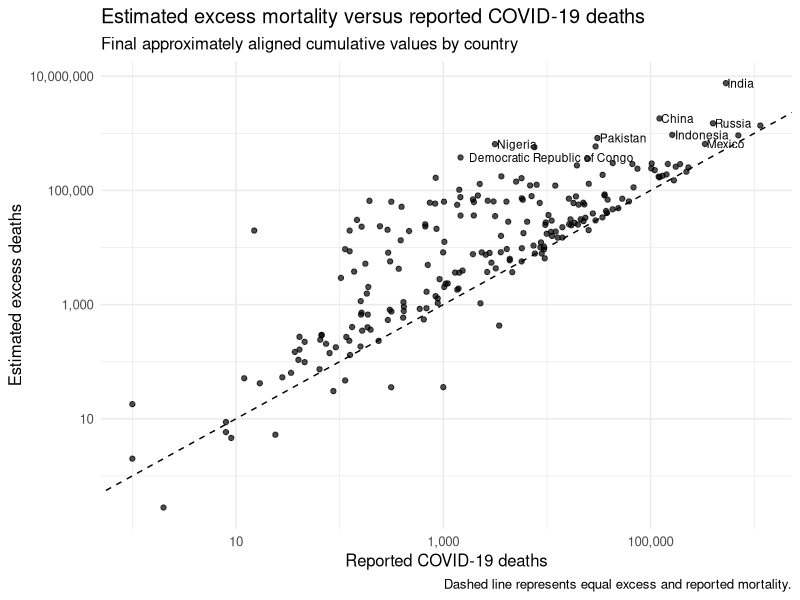
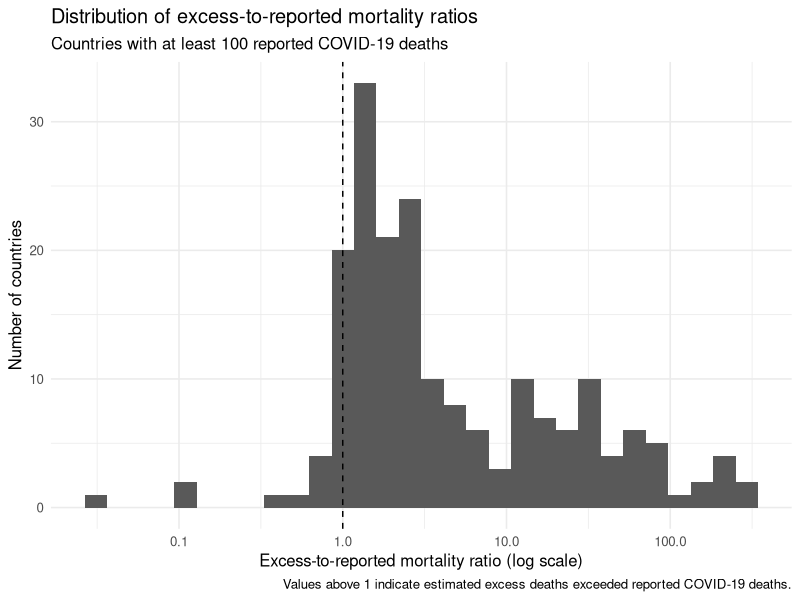
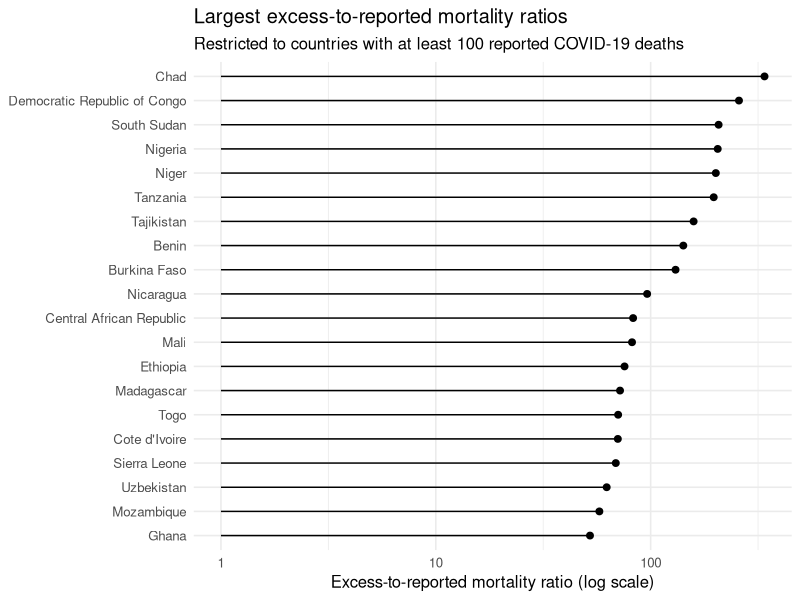
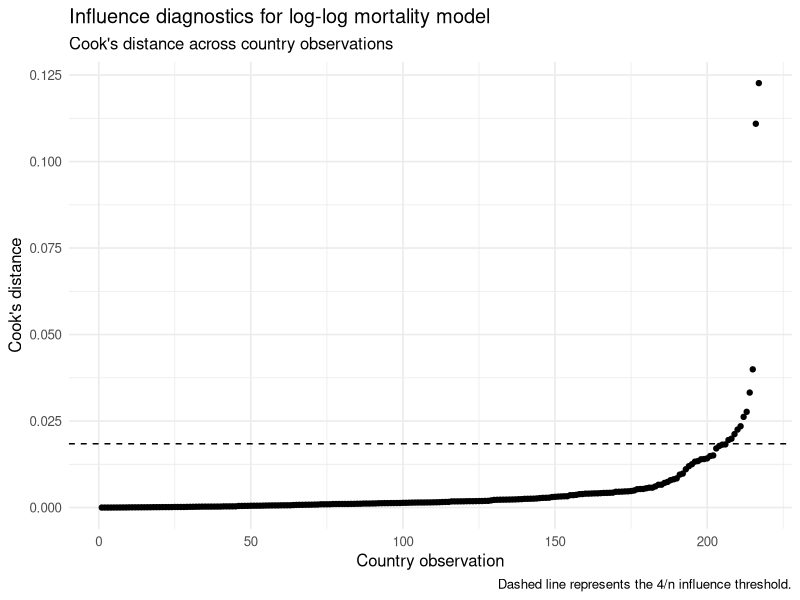
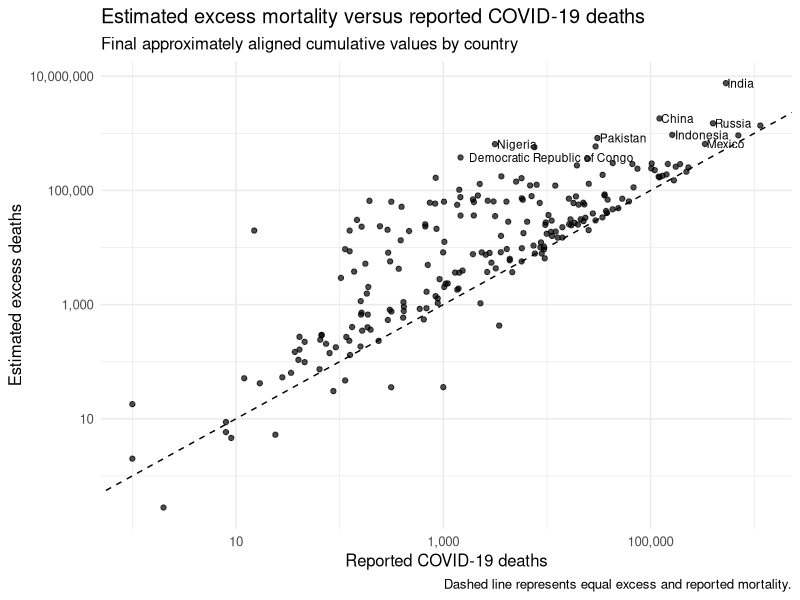
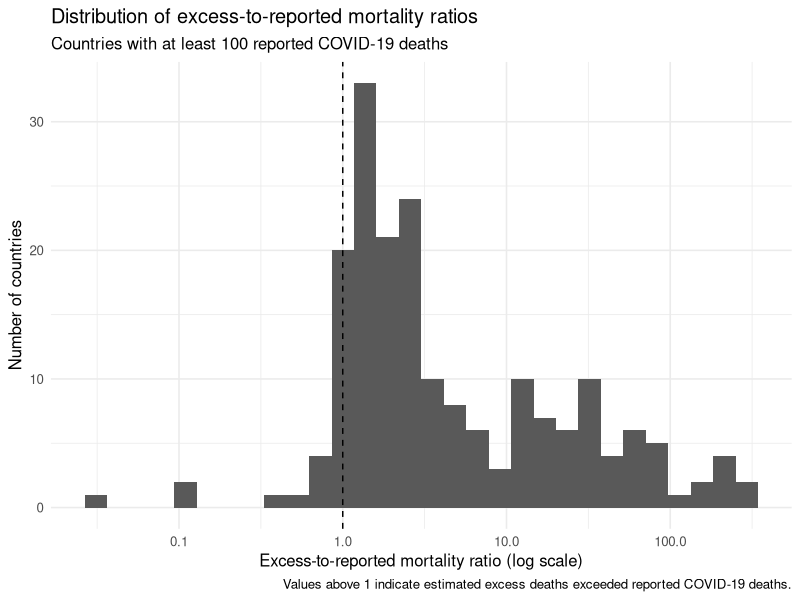
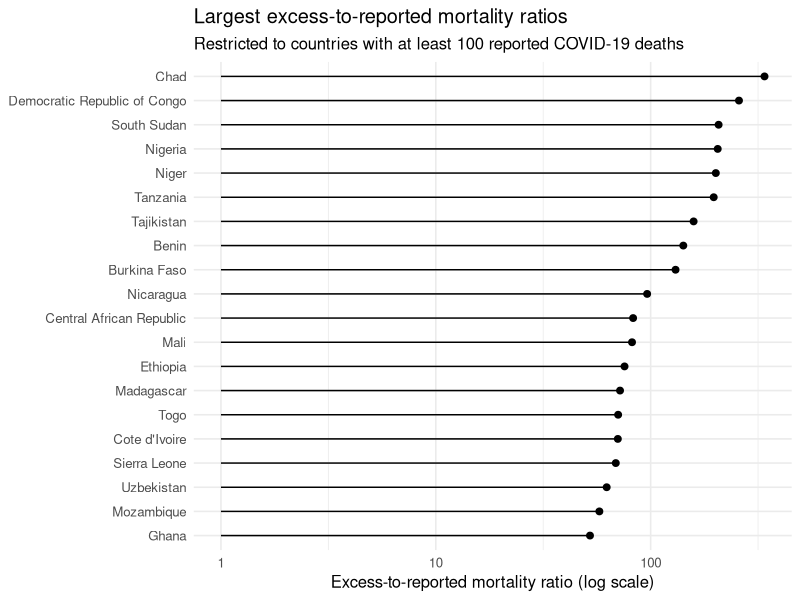
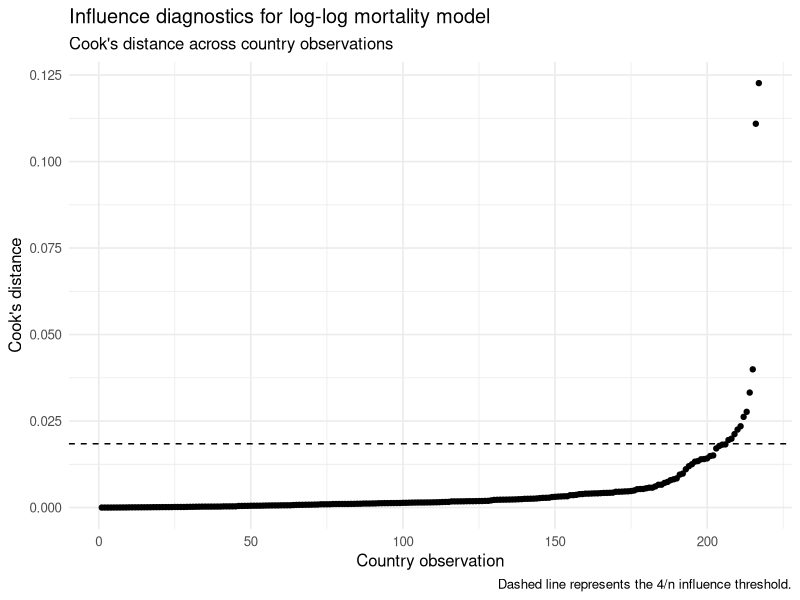

Generate these figures, in order, with R:
# 03_cross_country_discrepancy.R
#
# Project: Excess Mortality vs Reported COVID-19 Deaths



# 1. Load packages 

library(tidyverse)
library(here)
library(scales)


# 2. Create output directories if required

if (!dir.exists(here("plots"))) {
  dir.create(
    here("plots"),
    recursive = TRUE
  )
}

if (!dir.exists(here("tables"))) {
  dir.create(
    here("tables"),
    recursive = TRUE
  )
}


# IMPORT DATA



# 3. Import final paired dataset

final_paired <- read_csv(
  here(
    "data",
    "processed",
    "covid_excess_final_paired.csv"
  ),
  show_col_types = FALSE
)


# PREPARE ANALYSIS DATA



# 4. Restrict ratio and log analyses to positive values

comparison_data <- final_paired |>
  filter(
    excess_deaths > 0,
    confirmed_covid_deaths > 0
  ) |>
  mutate(
    
    log10_excess =
      log10(
        excess_deaths
      ),
    
    log10_confirmed =
      log10(
        confirmed_covid_deaths
      ),
    
    excess_reported_ratio =
      excess_deaths /
      confirmed_covid_deaths,
    
    log_ratio =
      log(
        excess_reported_ratio
      ),
    
    percent_difference =
      100 *
      (
        excess_deaths -
          confirmed_covid_deaths
      ) /
      confirmed_covid_deaths
  )


comparison_data


# DESCRIPTIVE COMPARISON



# 5. Summarise excess-to-reported mortality ratios

ratio_summary <- comparison_data |>
  summarise(
    
    n_entities =
      n(),
    
    median_ratio =
      median(
        excess_reported_ratio
      ),
    
    first_quartile =
      quantile(
        excess_reported_ratio,
        0.25
      ),
    
    third_quartile =
      quantile(
        excess_reported_ratio,
        0.75
      ),
    
    minimum =
      min(
        excess_reported_ratio
      ),
    
    maximum =
      max(
        excess_reported_ratio
      ),
    
    percent_excess_above_reported =
      100 *
      mean(
        excess_deaths >
          confirmed_covid_deaths
      )
  )


ratio_summary


# UNCERTAINTY INTERVAL CLASSIFICATION



# 6. Summarise reported mortality relative to excess 95% interval

interval_results <- final_paired |>
  count(
    position_vs_excess_interval
  ) |>
  mutate(
    
    percent =
      100 *
      n /
      sum(n)
  )


interval_results


# CORRELATION



# 7. Calculate Spearman rank correlation

spearman_test <- cor.test(
  comparison_data$confirmed_covid_deaths,
  comparison_data$excess_deaths,
  method = "spearman",
  exact = FALSE
)


spearman_results <- tibble(
  
  method =
    "Spearman rank correlation",
  
  rho =
    unname(
      spearman_test$estimate
    ),
  
  p_value =
    spearman_test$p.value
)


spearman_results


# 8. Calculate Pearson correlation on log10 values

pearson_log_test <- cor.test(
  comparison_data$log10_confirmed,
  comparison_data$log10_excess,
  method = "pearson"
)


pearson_log_results <- tibble(
  
  method =
    "Pearson correlation on log10 values",
  
  correlation =
    unname(
      pearson_log_test$estimate
    ),
  
  lower_95_ci =
    pearson_log_test$conf.int[1],
  
  upper_95_ci =
    pearson_log_test$conf.int[2],
  
  p_value =
    pearson_log_test$p.value
)


pearson_log_results


# LOG-LOG LINEAR REGRESSION



# 9. Fit ordinary linear regression

linear_model <- lm(
  log10_excess ~ log10_confirmed,
  data = comparison_data
)


summary(
  linear_model
)


# 10. Extract linear model results

linear_model_results <- broom::tidy(
  linear_model,
  conf.int = TRUE
)


linear_model_results


linear_model_fit <- broom::glance(
  linear_model
)


linear_model_fit


# ROBUST REGRESSION



# 11. Fit robust regression
#
# Robust regression reduces the influence of countries with
# unusually large discrepancies.

robust_model <- MASS::rlm(
  log10_excess ~ log10_confirmed,
  data = comparison_data
)


summary(
  robust_model
)


robust_results <- tibble(
  
  term =
    names(
      coef(
        robust_model
      )
    ),
  
  estimate =
    as.numeric(
      coef(
        robust_model
      )
    )
)


robust_results


# COMPARE MODEL SLOPES



# 12. Compare ordinary and robust regression coefficients

model_comparison <- tibble(
  
  model = c(
    "Ordinary least squares",
    "Robust regression"
  ),
  
  intercept = c(
    coef(
      linear_model
    )[["(Intercept)"]],
    
    coef(
      robust_model
    )[["(Intercept)"]]
  ),
  
  slope = c(
    coef(
      linear_model
    )[["log10_confirmed"]],
    
    coef(
      robust_model
    )[["log10_confirmed"]]
  )
)


model_comparison


# INFLUENCE DIAGNOSTICS



# 13. Calculate influence statistics

comparison_diagnostics <- comparison_data |>
  mutate(
    
    fitted_log10_excess =
      fitted(
        linear_model
      ),
    
    residual =
      residuals(
        linear_model
      ),
    
    studentized_residual =
      rstudent(
        linear_model
      ),
    
    cooks_distance =
      cooks.distance(
        linear_model
      )
  )


# 14. Define Cook's distance threshold

cooks_threshold <- 4 /
  nrow(
    comparison_diagnostics
  )


cooks_threshold


# 15. Identify influential observations

influential_countries <- comparison_diagnostics |>
  filter(
    cooks_distance >
      cooks_threshold
  ) |>
  arrange(
    desc(
      cooks_distance
    )
  ) |>
  select(
    entity,
    code,
    excess_deaths,
    confirmed_covid_deaths,
    excess_reported_ratio,
    studentized_residual,
    cooks_distance
  )


print(
  influential_countries,
  n = Inf
)


# SENSITIVITY ANALYSIS WITHOUT INFLUENTIAL COUNTRIES



# 16. Refit linear model after excluding influential observations

sensitivity_data <- comparison_diagnostics |>
  filter(
    cooks_distance <=
      cooks_threshold
  )


sensitivity_model <- lm(
  log10_excess ~ log10_confirmed,
  data = sensitivity_data
)


sensitivity_model_results <- broom::tidy(
  sensitivity_model,
  conf.int = TRUE
)


sensitivity_model_results


# 17. Compare primary and influence-adjusted slopes

slope_sensitivity <- tibble(
  
  analysis = c(
    "Primary model",
    "Excluding influential observations"
  ),
  
  n_entities = c(
    nrow(
      comparison_data
    ),
    
    nrow(
      sensitivity_data
    )
  ),
  
  slope = c(
    coef(
      linear_model
    )[["log10_confirmed"]],
    
    coef(
      sensitivity_model
    )[["log10_confirmed"]]
  )
)


slope_sensitivity


# DENOMINATOR THRESHOLD SENSITIVITY



# 18. Examine ratio estimates at different denominator thresholds

thresholds <- c(
  1,
  100,
  1000,
  10000
)


threshold_sensitivity <- map_dfr(
  thresholds,
  function(threshold) {
    
    comparison_data |>
      filter(
        confirmed_covid_deaths >=
          threshold
      ) |>
      summarise(
        
        minimum_reported_deaths =
          threshold,
        
        n_entities =
          n(),
        
        median_ratio =
          median(
            excess_reported_ratio
          ),
        
        first_quartile =
          quantile(
            excess_reported_ratio,
            0.25
          ),
        
        third_quartile =
          quantile(
            excess_reported_ratio,
            0.75
          ),
        
        percent_excess_above_reported =
          100 *
          mean(
            excess_deaths >
              confirmed_covid_deaths
          )
      )
  }
)


threshold_sensitivity


# EXTREME DISCREPANCIES



# 19. Identify largest absolute differences

largest_absolute_gaps <- comparison_data |>
  arrange(
    desc(
      absolute_difference
    )
  ) |>
  select(
    entity,
    code,
    excess_deaths,
    confirmed_covid_deaths,
    absolute_difference,
    excess_reported_ratio
  ) |>
  slice_head(
    n = 20
  )


largest_absolute_gaps


# 20. Identify largest relative differences
#
# Require at least 100 reported deaths to reduce
# instability from very small denominators.

largest_relative_gaps <- comparison_data |>
  filter(
    confirmed_covid_deaths >= 100
  ) |>
  arrange(
    desc(
      excess_reported_ratio
    )
  ) |>
  select(
    entity,
    code,
    excess_deaths,
    confirmed_covid_deaths,
    excess_reported_ratio,
    absolute_difference
  ) |>
  slice_head(
    n = 20
  )


largest_relative_gaps


# VISUALISATION 1: EXCESS VS REPORTED



# 21. Identify countries to label

label_countries <- comparison_data |>
  slice_max(
    order_by = absolute_difference,
    n = 12,
    with_ties = FALSE
  ) |>
  pull(entity)


# 22. Plot excess mortality against reported COVID deaths

plot_comparison <- comparison_data |>
  ggplot(
    aes(
      x = confirmed_covid_deaths,
      y = excess_deaths
    )
  ) +
  geom_abline(
    slope = 1,
    intercept = 0,
    linetype = "dashed"
  ) +
  geom_point(
    alpha = 0.7
  ) +
  geom_text(
    data =
      comparison_data |>
      filter(
        entity %in%
          label_countries
      ),
    aes(
      label = entity
    ),
    check_overlap = TRUE,
    hjust = -0.05,
    size = 3
  ) +
  scale_x_log10(
    labels = label_comma()
  ) +
  scale_y_log10(
    labels = label_comma()
  ) +
  labs(
    title = "Estimated excess mortality versus reported COVID-19 deaths",
    subtitle = "Final approximately aligned cumulative values by country",
    x = "Reported COVID-19 deaths",
    y = "Estimated excess deaths",
    caption = "Dashed line represents equal excess and reported mortality."
  ) +
  theme_minimal(
    base_size = 12
  )


plot_comparison


ggsave(
  here(
    "plots",
    "01_excess_vs_reported_covid_deaths.png"
  ),
  plot_comparison,
  width = 10,
  height = 7,
  dpi = 300
)


# VISUALISATION 2: RATIO DISTRIBUTION



# 23. Plot distribution of excess-to-reported ratio

plot_ratio_distribution <- comparison_data |>
  filter(
    confirmed_covid_deaths >= 100
  ) |>
  ggplot(
    aes(
      x = excess_reported_ratio
    )
  ) +
  geom_histogram(
    bins = 30
  ) +
  geom_vline(
    xintercept = 1,
    linetype = "dashed"
  ) +
  scale_x_log10() +
  labs(
    title = "Distribution of excess-to-reported mortality ratios",
    subtitle = "Countries with at least 100 reported COVID-19 deaths",
    x = "Excess-to-reported mortality ratio (log scale)",
    y = "Number of countries",
    caption = "Values above 1 indicate estimated excess deaths exceeded reported COVID-19 deaths."
  ) +
  theme_minimal(
    base_size = 12
  )


plot_ratio_distribution


ggsave(
  here(
    "plots",
    "02_excess_reported_ratio_distribution.png"
  ),
  plot_ratio_distribution,
  width = 9,
  height = 6,
  dpi = 300
)


# VISUALISATION 3: LARGEST RELATIVE DISCREPANCIES



# 24. Prepare top relative discrepancies

top_relative_plot_data <- largest_relative_gaps |>
  slice_head(
    n = 20
  ) |>
  mutate(
    
    entity =
      fct_reorder(
        entity,
        excess_reported_ratio
      )
  )


# 25. Plot largest relative discrepancies

plot_relative_gaps <- top_relative_plot_data |>
  ggplot(
    aes(
      x = excess_reported_ratio,
      y = entity
    )
  ) +
  geom_point(
    size = 2
  ) +
  geom_segment(
    aes(
      x = 1,
      xend = excess_reported_ratio,
      y = entity,
      yend = entity
    )
  ) +
  scale_x_log10() +
  labs(
    title = "Largest excess-to-reported mortality ratios",
    subtitle = "Restricted to countries with at least 100 reported COVID-19 deaths",
    x = "Excess-to-reported mortality ratio (log scale)",
    y = NULL
  ) +
  theme_minimal(
    base_size = 12
  )


plot_relative_gaps


ggsave(
  here(
    "plots",
    "03_largest_relative_discrepancies.png"
  ),
  plot_relative_gaps,
  width = 9,
  height = 7,
  dpi = 300
)


# VISUALISATION 4: MODEL INFLUENCE



# 26. Plot Cook's distance

plot_influence <- comparison_diagnostics |>
  arrange(
    cooks_distance
  ) |>
  mutate(
    
    rank =
      row_number()
  ) |>
  ggplot(
    aes(
      x = rank,
      y = cooks_distance
    )
  ) +
  geom_point() +
  geom_hline(
    yintercept =
      cooks_threshold,
    linetype = "dashed"
  ) +
  labs(
    title = "Influence diagnostics for log-log mortality model",
    subtitle = "Cook's distance across country observations",
    x = "Country observation",
    y = "Cook's distance",
    caption = "Dashed line represents the 4/n influence threshold."
  ) +
  theme_minimal(
    base_size = 12
  )


plot_influence


ggsave(
  here(
    "plots",
    "04_regression_influence_diagnostics.png"
  ),
  plot_influence,
  width = 9,
  height = 6,
  dpi = 300
)


# SAVE OUTPUTS



# 27. Save comparison dataset

write_csv(
  comparison_data,
  here(
    "data",
    "processed",
    "covid_excess_comparison.csv"
  )
)


# 28. Save descriptive results

write_csv(
  ratio_summary,
  here(
    "tables",
    "ratio_summary.csv"
  )
)


write_csv(
  interval_results,
  here(
    "tables",
    "interval_results.csv"
  )
)


# 29. Save correlation results

write_csv(
  spearman_results,
  here(
    "tables",
    "spearman_correlation.csv"
  )
)


write_csv(
  pearson_log_results,
  here(
    "tables",
    "log_correlation.csv"
  )
)


# 30. Save regression results

write_csv(
  linear_model_results,
  here(
    "tables",
    "log_log_linear_model.csv"
  )
)


write_csv(
  robust_results,
  here(
    "tables",
    "robust_regression.csv"
  )
)


write_csv(
  model_comparison,
  here(
    "tables",
    "regression_model_comparison.csv"
  )
)


# 31. Save influence diagnostics

write_csv(
  influential_countries,
  here(
    "tables",
    "influential_countries.csv"
  )
)


write_csv(
  sensitivity_model_results,
  here(
    "tables",
    "influence_sensitivity_model.csv"
  )
)


write_csv(
  slope_sensitivity,
  here(
    "tables",
    "slope_sensitivity.csv"
  )
)


# 32. Save threshold sensitivity

write_csv(
  threshold_sensitivity,
  here(
    "tables",
    "ratio_threshold_sensitivity.csv"
  )
)


# 33. Save discrepancy tables

write_csv(
  largest_absolute_gaps,
  here(
    "tables",
    "largest_absolute_gaps.csv"
  )
)


write_csv(
  largest_relative_gaps,
  here(
    "tables",
    "largest_relative_gaps.csv"
  )
)



message(
  "Cross-country COVID excess mortality analysis complete."
)
